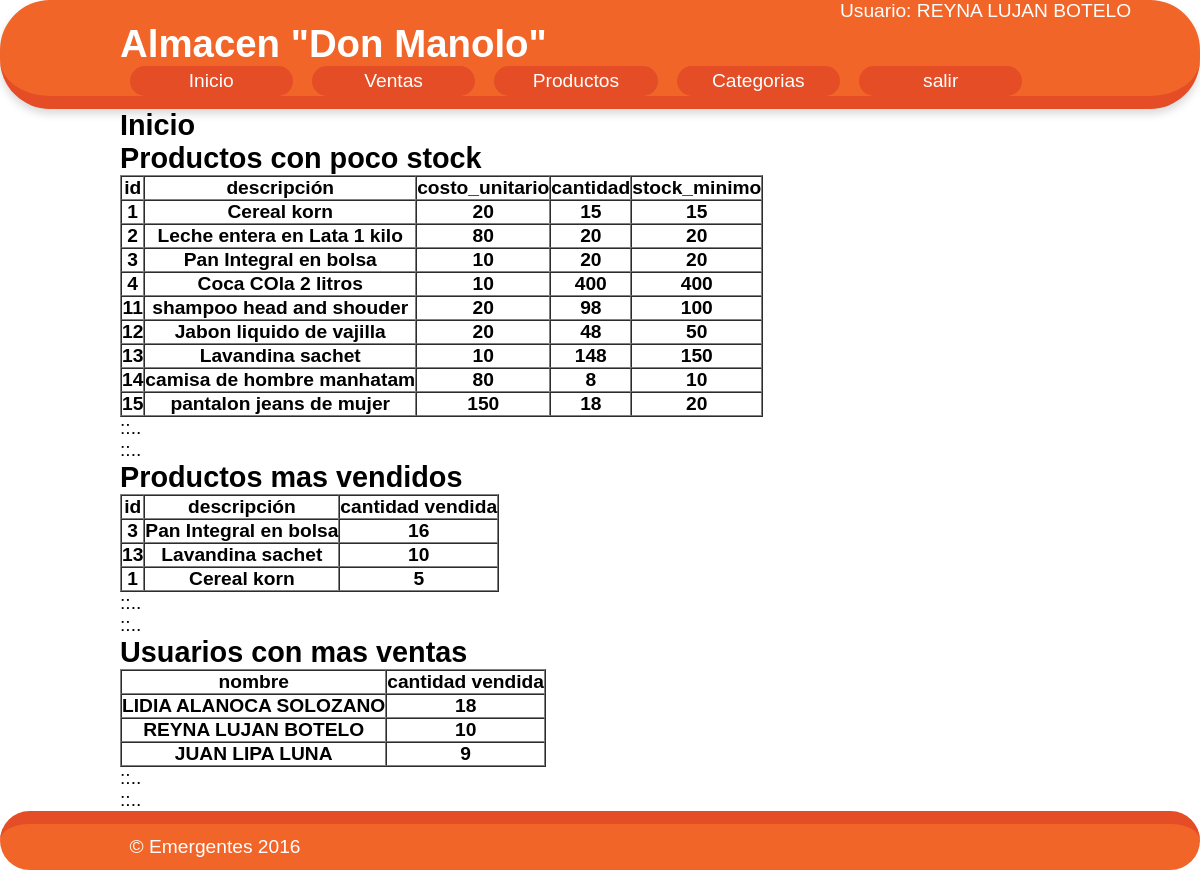
The app's page /panel.php (signed in) with its own data.
### tables this page shows
CREATE TABLE `productos` (
  `id` int(11) NOT NULL,
  `descripcion` varchar(255) DEFAULT NULL,
  `costo_unitario` float DEFAULT NULL,
  `cantidad` int(11) DEFAULT NULL,
  `stock_minimo` int(11) DEFAULT NULL,
  `id_categoria` int(11) DEFAULT NULL
);

### modelo/BD_Model.php (called while the page is built, shortened)
<?php
class BD_Model
{
	var $host='localhost';
	var $user='root';
	var $pass='';
	var $bdat='practica7';
	private $conn;
	public $table='';
	protected $rows=array();
	function __construct()
	{
		$this->conn = new mysqli($this->host,$this->user,$this->pass,$this->bdat);
	}
	public function get_min_stock()
	{
		$sql='select * from '.$this->table.' where cantidad <= stock_minimo;';
		$result=$this->conn->query($sql);
		while ($fila=$result->fetch_assoc()) {
			$this->rows[]=$fila;
		}
		return $this->rows;
	}
	public function get_prod_masventa()
	{
		$sql='select p.id,p.descripcion,sum(v.cantidad) as cant from ventas v inner join productos p on p.id=v.id_producto group by p.id order by cant desc limit 3;';
		$result=$this->conn->query($sql);
		while ($fila=$result->fetch_assoc()) {
			$this->rows[]=$fila;
		}
		return $this->rows;
	}
	public function get_us_masventa()
	{
		$sql='select u.nombre, sum(v.cantidad) as cant from usuario u inner join ventas v on u.id=v.id_usuario group by u.nombre order by cant desc limit 3;';
		$result=$this->conn->query($sql);
		while ($fila=$result->fetch_assoc()) {
			$this->rows[]=$fila;
		}
		return $this->rows;
	}
}
 ?>

### modelo/producto_model.php (called while the page is built, shortened)
<?php
require_once('BD_Model.php');
class Producto_Model extends BD_Model
{
	function __construct()
	{
		$this->table="productos";
	}
}
 ?>

### panel.php (the view, shortened to what this page needs)
<?php
require_once('modelo/producto_model.php');
?>
<!DOCTYPE html>
<html lang="es">
<head>
	<link rel="stylesheet" type="text/css" href="estilo.css">
</head>
<body>
<div id="cabecera">
<div style="padding-left:70%; color:#fff;">Usuario: <?=$_SESSION['nombreus']?></div>
	<header>
	<h1>Almacen "Don Manolo"</h1>
		<nav>
			<ul>
				<li><a href="panel.php">Inicio</a> </li>
				<li><a href="carrito.php">Ventas</a> </li>
				<li><a href="productos.php">Productos</a> </li>
				<li><a href="categoria.php">Categorias</a> </li>
				<li><a href="logout.php">salir</a></li>
			</ul>
		</nav>
	</header>
</div>
<div id="contenido">
	<section>
			<h1>Inicio</h1>
			<h2>Productos con poco stock</h2>
			<table cellspacing="0"  border="1">
				<tr>
				<th>id</th>
				<th>descripción</th>
				<th>costo_unitario</th>
				<th>cantidad</th>
				<th>stock_minimo</th>
				</tr>
				<?php
				$prodstockmin = new Producto_Model();
				$filas= $prodstockmin->get_min_stock();
				foreach ($filas as $key=>$item) {
					?>
					 <tr>
					        <th><?=$item['id']?></th>
							<th><?=$item['descripcion']?></th>
							<th><?=$item['costo_unitario']?></th>
							<th><?=$item['cantidad']?></th>
							<th><?=$item['stock_minimo']?></th>
					 </tr>
					<?php
					}
				 ?>
			</table>
			<p>::..</p>
			<p>::..</p>
			<h2>Productos mas vendidos</h2>
		<table cellspacing="0"  border="1">
				<tr>
				<th>id</th>
				<th>descripción</th>
				<th>cantidad vendida</th>
				</tr>
				<?php
				$filas2= $prodstockmin->get_prod_masventa();
				foreach ($filas2 as $it) {
					if (isset($it['cant'])) {
					?>
					 <tr>
					        <th><?=$it['id']?></th>
							<th><?=$it['descripcion']?></th>
							<th><?=$it['cant']?></th>
					 </tr>
					<?php
					}
					}
				 ?>
			</table>
<p>::..</p>
			<p>::..</p>
			<h2>Usuarios con mas ventas</h2>
		<table cellspacing="0"  border="1">
				<tr>
				<th>nombre</th>
				<th>cantidad vendida</th>
				</tr>
				<?php
				$filas3= $prodstockmin->get_us_masventa();
				foreach ($filas3 as $it) {
					if (isset($it['cant']) && isset($it['nombre']) ) {
					?>
					 <tr>
							<th><?=$it['nombre']?></th>
							<th><?=$it['cant']?></th>
					 </tr>
					<?php
					}
					}
				 ?>
			</table>
<p>::..</p>
			<p>::..</p>
	</section>
</div>
<div id="pie">
	<footer>
		<p>&copy; Emergentes 2016</p>
	</footer>
</div>
</body>
</html>

### estilo.css (style rules this page uses)
* { margin: 0px; padding: 0px; }
body { margin:0; padding: 0; font-size: 1.2em; font-family: Helvetica,Arial; }
#cabecera { border-bottom: 13px solid #e44d26; background: #f16529; box-shadow: 0 5px 8px rgba(0,0,0,0.15); border-radius: 50px; -webkit-box-shadow: 0 5px 8px rgba(0,0,0,0.15); -moz-box-shadow: 0 5px 8px rgba(0,0,0,0.15); }
header { margin: 0 10%; }
header h1 { color: #fff; }
nav ul { margin:0; padding:0; width: 100%; height: 30px; margin:auto; }
nav li { list-style-type: none; float: left; display:block; width: 17%; line-height: 30px; margin: 0 1%; }
nav li a { text-decoration: none; color:#fff; height: 100%; display: block; text-align: center; border-radius: 20px; }
nav li a:link { background-color: #e44d26; }
#contenido { margin:0 10%; }
#pie { padding: 1%; background: #f16529; border-top: 13px solid #e44d26; clear: both; border-radius: 30px; }
footer { margin:0 10%; color:#fff; }

### records on screen
productos: id "1", descripcion "Cereal korn", costo_unitario "20", cantidad "15", stock_minimo "15", cant "5"
productos: id "2", descripcion "Leche entera en Lata 1 kilo", costo_unitario "80", cantidad "20", stock_minimo "20"
productos: id "3", descripcion "Pan Integral en bolsa", costo_unitario "10", cantidad "20", stock_minimo "20", cant "16"
productos: id "4", descripcion "Coca COla 2 litros", costo_unitario "10", cantidad "400", stock_minimo "400"
productos: id "11", descripcion "shampoo head and shouder", costo_unitario "20", cantidad "98", stock_minimo "100"
productos: id "12", descripcion "Jabon liquido de vajilla", costo_unitario "20", cantidad "48", stock_minimo "50"
productos: id "13", descripcion "Lavandina sachet", costo_unitario "10", cantidad "148", stock_minimo "150", cant "10"
productos: id "14", descripcion "camisa de hombre manhatam", costo_unitario "80", cantidad "8", stock_minimo "10"
productos: id "15", descripcion "pantalon jeans de mujer", costo_unitario "150", cantidad "18", stock_minimo "20"

### other values on screen
$_SESSION['nombreus'] "REYNA LUJAN BOTELO"
$it['nombre'] "LIDIA ALANOCA SOLOZANO"
$it['cant'] "18"
$it['nombre'] "REYNA LUJAN BOTELO"
$it['cant'] "10"
$it['nombre'] "JUAN LIPA LUNA"
$it['cant'] "9"
